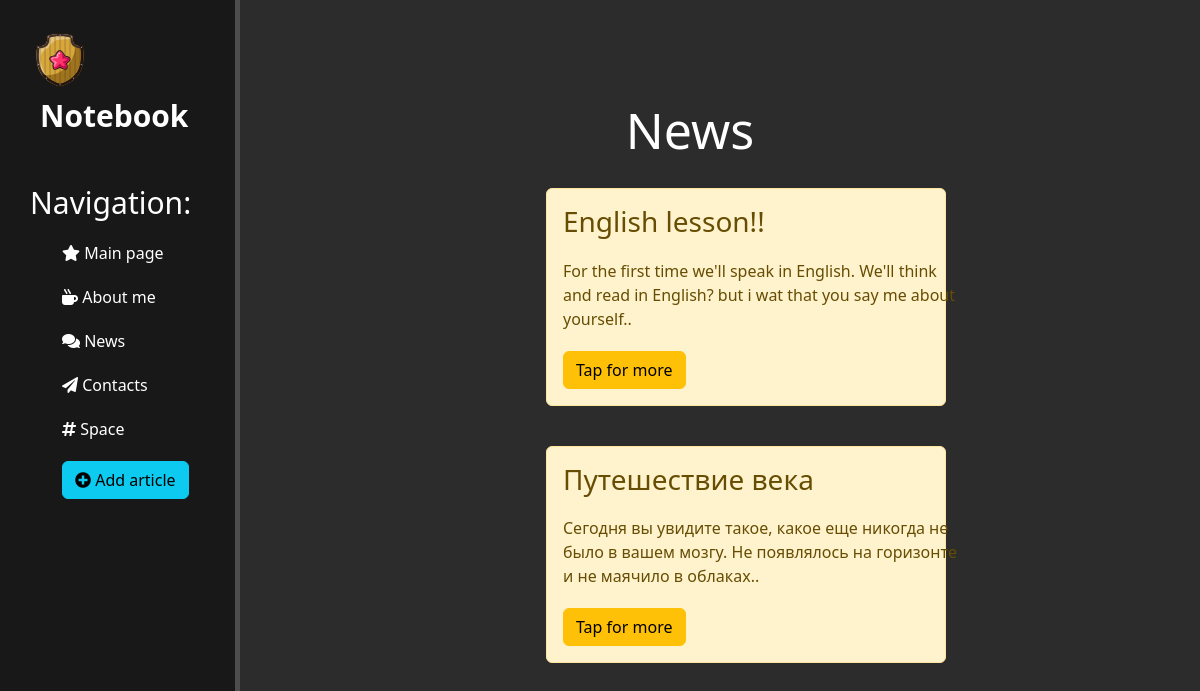
The page /news/ on the database as committed earlier.
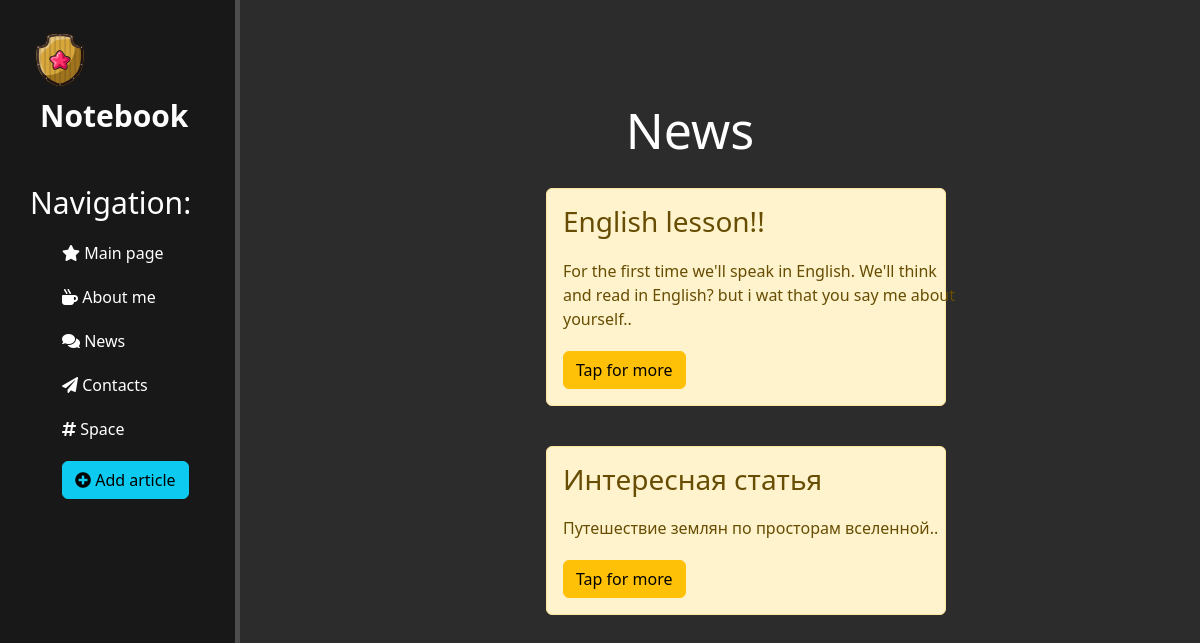
The same page on the database as committed later.
### news/models.py (models this page shows, shortened)
class Article(models.Model):  # 1. создаем класс для базы данных
    title = models.CharField('Title',  max_length=50)  # 2.1 строка до 250 символов
    anons = models.CharField('Notification',  max_length=250)
    full_text = models.TextField('Article')  # 2.2 строка больше 250 символов
    date = models.DateTimeField('Дата публикации')  # 2.3 дата и время
    class Meta:
        verbose_name = 'Новость'
        verbose_name_plural = 'Новости'

### news/views.py (the view)
# urls.py: path('', views.news_home, name='news_home'),  # 2. пишем путь к функции к странице с новостями в приложении news
def news_home(request):
    news = Article.objects.order_by('-date') [:2]  # 2.2 сортировка по дате публикации, срез - 2 записи
    return render (request, 'news/news_home.html', {'news': news})

### news/templates/news/news_home.html (shortened to what this page needs)
{% extends 'main/layout.html' %}
{% block content %}
    <div class="features">
        <h1>News</h1>
        {% if news %}
            {% for el in news %}
                <div class="alert alert-warning">
                    <h3>{{ el.title }}</h3>
                    <p>{{ el.full_text }}</p>
                    <a href="{% url 'news-detail' el.id %}" class="btn btn-warning">Tap for more</a>
                </div>
            {% endfor %}
        {% else %}
            <p> У вас нет записей! </p>
        {% endif %}
    </div>
{% endblock %}

### main/templates/main/layout.html (shortened to what this page needs)
{% load static %}
<!DOCTYPE html>
<html lang="en">
<head>
    <link rel="stylesheet" href="https://cdn.jsdelivr.net/npm/bootstrap@5.3.2/dist/css/bootstrap.min.css">
    <link rel="stylesheet" href="{% static 'main/css/main.css' %}">
    <link rel="stylesheet" href="http://use.fontawesome.com/releases/v5.8.2/css/all.css">
</head>
<body>
    <aside>
        <img src="{% static 'main/img/logo.svg' %}" alt="logo">
        <span class="logo">Notebook</span>
        <h4>Navigation:</h4>
        <ul>
            <a href="{% url 'home' %}"><li><i class="fa fa-star"></i> Main page</li></a>
            <a href="{% url 'about' %}"><li><i class="fa fa-mug-hot"></i> About me</li></a>
            <a href="{% url 'news_home' %}"><li><i class="fa fa-comments"></i></i> News</li></a>
            <a href="{% url 'contacts' %}"><li><i class="fa fa-paper-plane"></i></i> Contacts</li></a>
            <a href="{% url 'space' %}"><li><i class="fa fa-hashtag"></i></i> Space</li></a>
            <a href="{% url 'create' %}"><li><button class="btn btn-info"><i class="fas fa-plus-circle"></i> Add article
            </button></li></a>
        </ul>
    </aside>
    <main>
        {% block content %}
        {% endblock %}
    </main>
</body>
</html>

### main/static/main/css/main.css (style rules this page uses)
body { background: #2c2c2c; }
aside .logo { font-size: 30px; font-weight: bold; margin-left: 10px; position: relative; top: 3px; }
aside { float: left; background: #181818; width: 20%; padding: 2.5%; height: 100vh; color: #fff; border-right: 5px solid #4d4d4d; }
aside img { width: 60px; float: left; }
aside h4 { margin-top: 50px; font-size: 30px; }
aside ul { list-style: none; }
aside ul li { display: block; color: #fff; margin-top: 20px; transition: transform .6s ease; }
a { text-decoration: none ; }
main .features { color: #fff; float: left; text-align: center; width: 75%; margin-top: 100px; }
main .features h1 { font-size: 50px; }
main .features p { width: 400px; margin: 20px auto; }
.alert-warning { float: left; clear: both; width: 400px; margin: 20px 34%; text-align: left; }

Rows that differ between the two databases and show on the page:
removed Article: title "Путешествие века", full_text "Сегодня вы увидите такое, какое еще никогда не было в вашем мозгу. Не появлялось на горизонте и не маячило в облаках.."
now on this page (row unchanged): Article: title "Интересная статья", full_text "Путешествие землян по просторам вселенной.."
